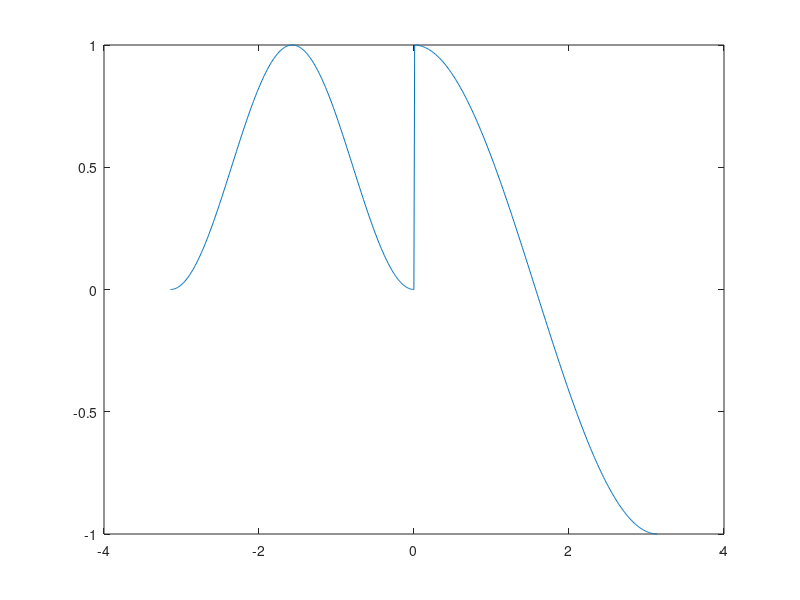
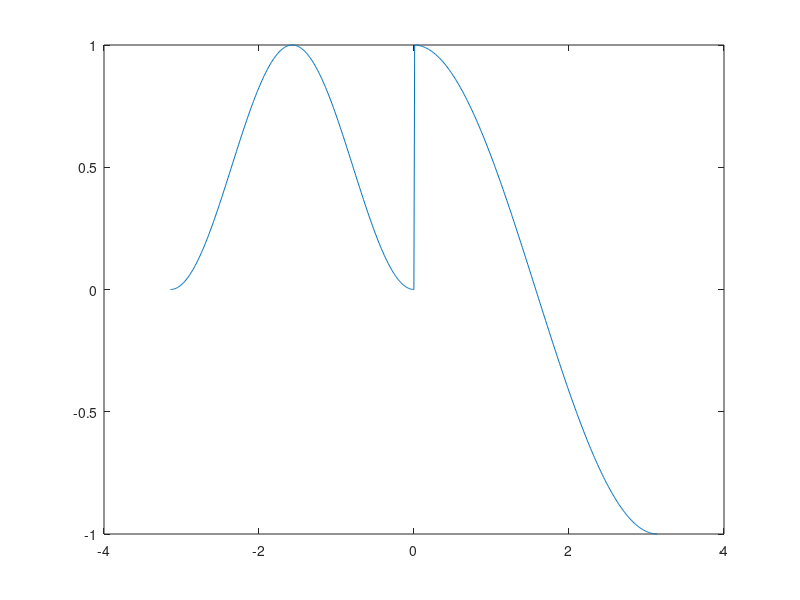

Reproduce these figures in MATLAB, in order.
clear; clc; clf;
x=-pi:0.01:pi;

ysin = sin(x).^2;
ycos = cos(x);
for k=1:length(x)
    if x(k) < 0
        y(k) = ysin(k);
    else
        y(k) = ycos(k);
    end
end
plot(x, y)

figure

for k=1:length(x)
    if x(k) < 0
        y(k) = sin(x(k)).^2;
    else
        y(k) = cos(x(k));
    end
end

plot(x, y)

